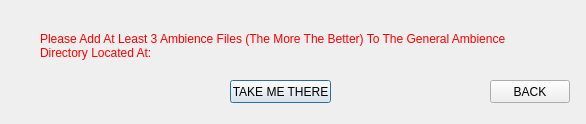
<?xml version="1.0" encoding="UTF-8"?>
<ui version="4.0">
 <class>Dialog</class>
 <widget class="QDialog" name="Dialog">
  <property name="geometry">
   <rect>
    <x>0</x>
    <y>0</y>
    <width>586</width>
    <height>124</height>
   </rect>
  </property>
  <property name="windowTitle">
   <string>Dialog</string>
  </property>
  <widget class="QLabel" name="label">
   <property name="geometry">
    <rect>
     <x>40</x>
     <y>20</y>
     <width>491</width>
     <height>51</height>
    </rect>
   </property>
   <property name="styleSheet">
    <string notr="true">color: rgb(255, 0, 0);</string>
   </property>
   <property name="text">
    <string>Please Add At Least 3 Ambience Files (The More The Better) To The General Ambience Directory Located At:</string>
   </property>
   <property name="wordWrap">
    <bool>true</bool>
   </property>
  </widget>
  <widget class="QPushButton" name="pushButton">
   <property name="geometry">
    <rect>
     <x>230</x>
     <y>80</y>
     <width>101</width>
     <height>23</height>
    </rect>
   </property>
   <property name="text">
    <string>TAKE ME THERE</string>
   </property>
  </widget>
  <widget class="QPushButton" name="pushButton_2">
   <property name="geometry">
    <rect>
     <x>490</x>
     <y>80</y>
     <width>80</width>
     <height>23</height>
    </rect>
   </property>
   <property name="text">
    <string>BACK</string>
   </property>
  </widget>
 </widget>
 <resources/>
 <connections/>
</ui>
